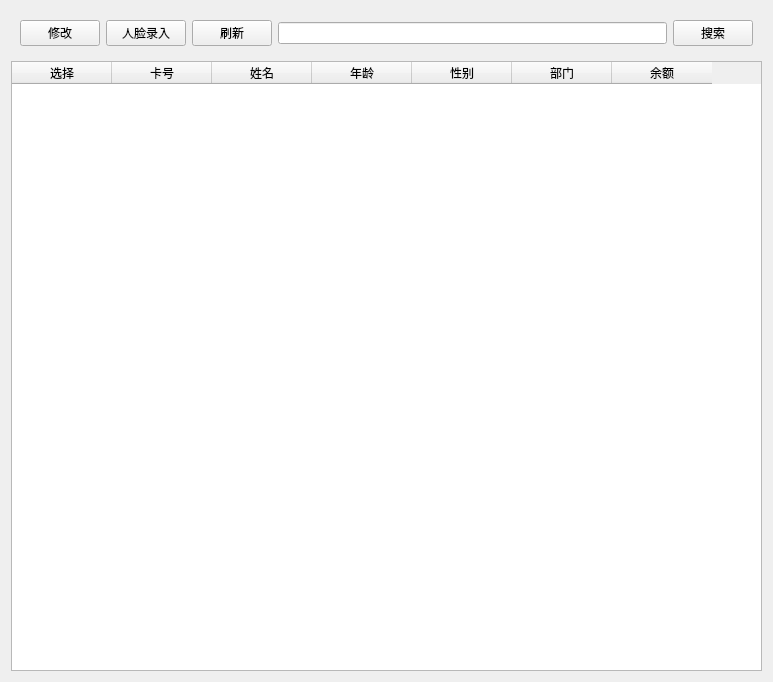
<?xml version="1.0" encoding="UTF-8"?>
<ui version="4.0">
 <class>AdminOfEmployee</class>
 <widget class="QWidget" name="AdminOfEmployee">
  <property name="geometry">
   <rect>
    <x>0</x>
    <y>0</y>
    <width>773</width>
    <height>682</height>
   </rect>
  </property>
  <property name="windowTitle">
   <string>Form</string>
  </property>
  <layout class="QVBoxLayout" name="verticalLayout">
   <item>
    <widget class="QWidget" name="widget" native="true">
     <layout class="QHBoxLayout" name="horizontalLayout">
      <item>
       <widget class="QPushButton" name="setBtn">
        <property name="text">
         <string>修改</string>
        </property>
       </widget>
      </item>
      <item>
       <widget class="QPushButton" name="faceBtn">
        <property name="text">
         <string>人脸录入</string>
        </property>
       </widget>
      </item>
      <item>
       <widget class="QPushButton" name="refreshBtn">
        <property name="text">
         <string>刷新</string>
        </property>
       </widget>
      </item>
      <item>
       <widget class="QLineEdit" name="searchLineEdit"/>
      </item>
      <item>
       <widget class="QPushButton" name="searchBtn">
        <property name="text">
         <string>搜索</string>
        </property>
       </widget>
      </item>
     </layout>
    </widget>
   </item>
   <item>
    <widget class="QTableWidget" name="informationTableWidget">
     <column>
      <property name="text">
       <string>选择</string>
      </property>
     </column>
     <column>
      <property name="text">
       <string>卡号</string>
      </property>
     </column>
     <column>
      <property name="text">
       <string>姓名</string>
      </property>
     </column>
     <column>
      <property name="text">
       <string>年龄</string>
      </property>
     </column>
     <column>
      <property name="text">
       <string>性别</string>
      </property>
     </column>
     <column>
      <property name="text">
       <string>部门</string>
      </property>
     </column>
     <column>
      <property name="text">
       <string>余额</string>
      </property>
     </column>
    </widget>
   </item>
  </layout>
 </widget>
 <resources/>
 <connections/>
</ui>
